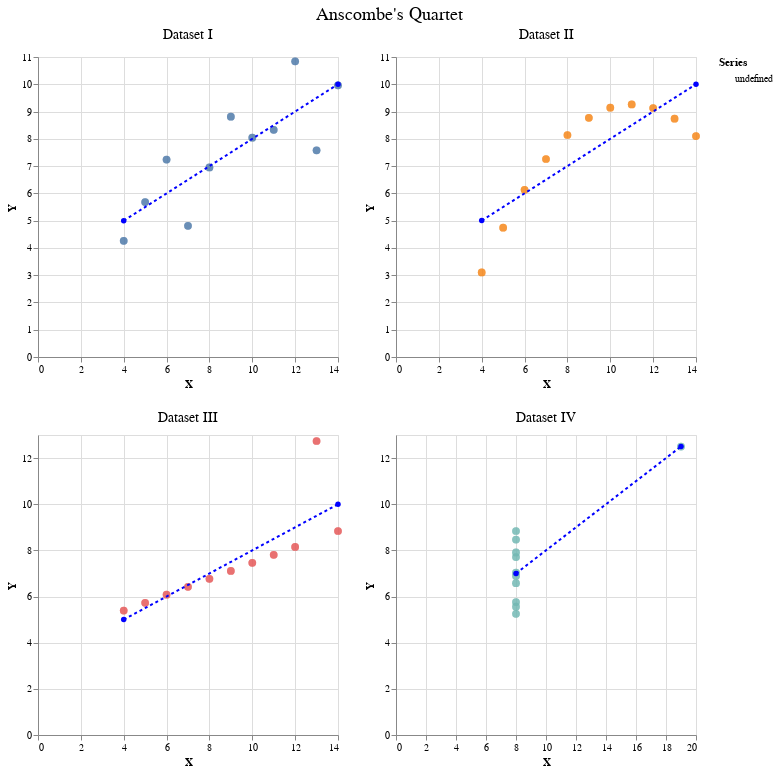

This figure's notebook cell:
### Code cell
import altair as alt
from vega_datasets import data
import pandas as pd

source = data.anscombe().copy()
source['line-label'] = 'x=y'
source = pd.concat([source,source.groupby('Series').agg(x_diff=('X','diff'), y_diff=('Y','diff'))],axis=1)
source['rate'] = source.y_diff/source.x_diff
source['rate-label'] = 'line y=x'

import altair as alt
from vega_datasets import data
import pandas as pd

source = data.anscombe().copy()
source['line-label'] = 'x=y'
source = pd.concat([source,source.groupby('Series').agg(x_diff=('X','diff'), y_diff=('Y','diff'))],axis=1)
source['rate'] = source.y_diff/source.x_diff
source['rate-label'] = 'line y=x'

 
source.loc[source['Series']=='I', 'Series'] = 'Dataset I'
source.loc[source['Series']=='II', 'Series'] = 'Dataset II'
source.loc[source['Series']=='III', 'Series'] = 'Dataset III'
source.loc[source['Series']=='IV', 'Series'] = 'Dataset IV'

source_linear = source.groupby(by=['Series']).agg(x_linear=('X','max'), y_linear=('X', 'max')).reset_index().sort_values(by=['Series'])

source_origin = source_linear.copy()
source_origin['y_linear'] = 0
source_origin['x_linear'] = 0

source_linear = pd.concat([source_origin,source_linear]).sort_values(by=['Series'])

source = source.merge(source_linear,on='Series').drop_duplicates()

scatter = alt.Chart(source).mark_circle(size=60, opacity=0.60).encode(
    x='X:Q',
    y='Y:Q', color='Series:N'
 #   tooltip=['X','Y','rate']
)


reg= scatter.transform_regression('X','Y').mark_line(strokeDash=[3,3]).encode(
 shape = alt.Shape('Series:N'),
    color = alt.value('blue')
)

scatterA = (scatter + reg).properties(
    title='') 

alt.layer(scatterA).facet(
  alt.Column( 'Series:N',title=None, header=alt.Header(labelFontSize=14))
).properties(title='Anscombe\'s Quartet', 
    columns=2
).resolve_scale(
    x='independent',
    y='independent'
).configure_title(fontWeight='normal',fontSize=18, anchor='middle')

### Figure 1 — Vega-Lite specification as saved in the notebook (floating-point values rounded to 4 significant figures)
{"config": {"view": {"continuousWidth": 300, "continuousHeight": 300}, "title": {"anchor": "middle", "fontSize": 18, "fontWeight": "normal"}}, "data": {"name": "data-f5fc245e00c0f1d8c4b9d735e42d705b"}, "facet": {"field": "Series", "header": {"labelFontSize": 14}, "title": null, "type": "nominal"}, "spec": {"layer": [{"layer": [{"mark": {"type": "circle", "opacity": 0.6, "size": 60}, "encoding": {"color": {"field": "Series", "type": "nominal"}, "x": {"field": "X", "type": "quantitative"}, "y": {"field": "Y", "type": "quantitative"}}}, {"mark": {"type": "line", "strokeDash": [3, 3]}, "encoding": {"color": {"value": "blue"}, "shape": {"field": "Series", "type": "nominal"}, "x": {"field": "X", "type": "quantitative"}, "y": {"field": "Y", "type": "quantitative"}}, "transform": [{"on": "X", "regression": "Y"}]}], "title": ""}]}, "columns": 2, "resolve": {"scale": {"x": "independent", "y": "independent"}}, "title": "Anscombe's Quartet", "$schema": "https://vega.github.io/schema/vega-lite/v5.20.1.json", "datasets": {"data-f5fc245e00c0f1d8c4b9d735e42d705b": [{"Series": "Dataset I", "X": 10, "Y": 8.04, "line-label": "x=y", "x_diff": null, "y_diff": null, "rate": null, "rate-label": "line y=x", "x_linear": 0, "y_linear": 0}, {"Series": "Dataset I", "X": 10, "Y": 8.04, "line-label": "x=y", "x_diff": null, "y_diff": null, "rate": null, "rate-label": "line y=x", "x_linear": 14, "y_linear": 14}, {"Series": "Dataset I", "X": 8, "Y": 6.95, "line-label": "x=y", "x_diff": -2.0, "y_diff": -1.09, "rate": 0.545, "rate-label": "line y=x", "x_linear": 0, "y_linear": 0}, {"Series": "Dataset I", "X": 8, "Y": 6.95, "line-label": "x=y", "x_diff": -2.0, "y_diff": -1.09, "rate": 0.545, "rate-label": "line y=x", "x_linear": 14, "y_linear": 14}, {"Series": "Dataset I", "X": 13, "Y": 7.58, "line-label": "x=y", "x_diff": 5.0, "y_diff": 0.63, "rate": 0.126, "rate-label": "line y=x", "x_linear": 0, "y_linear": 0}, {"Series": "Dataset I", "X": 13, "Y": 7.58, "line-label": "x=y", "x_diff": 5.0, "y_diff": 0.63, "rate": 0.126, "rate-label": "line y=x", "x_linear": 14, "y_linear": 14}, {"Series": "Dataset I", "X": 9, "Y": 8.81, "line-label": "x=y", "x_diff": -4.0, "y_diff": 1.23, "rate": -0.3075, "rate-label": "line y=x", "x_linear": 0, "y_linear": 0}, {"Series": "Dataset I", "X": 9, "Y": 8.81, "line-label": "x=y", "x_diff": -4.0, "y_diff": 1.23, "rate": -0.3075, "rate-label": "line y=x", "x_linear": 14, "y_linear": 14}, {"Series": "Dataset I", "X": 11, "Y": 8.33, "line-label": "x=y", "x_diff": 2.0, "y_diff": -0.48, "rate": -0.24, "rate-label": "line y=x", "x_linear": 0, "y_linear": 0}, {"Series": "Dataset I", "X": 11, "Y": 8.33, "line-label": "x=y", "x_diff": 2.0, "y_diff": -0.48, "rate": -0.24, "rate-label": "line y=x", "x_linear": 14, "y_linear": 14}, {"Series": "Dataset I", "X": 14, "Y": 9.96, "line-label": "x=y", "x_diff": 3.0, "y_diff": 1.63, "rate": 0.5433, "rate-label": "line y=x", "x_linear": 0, "y_linear": 0}, {"Series": "Dataset I", "X": 14, "Y": 9.96, "line-label": "x=y", "x_diff": 3.0, "y_diff": 1.63, "rate": 0.5433, "rate-label": "line y=x", "x_linear": 14, "y_linear": 14}, {"Series": "Dataset I", "X": 6, "Y": 7.24, "line-label": "x=y", "x_diff": -8.0, "y_diff": -2.72, "rate": 0.34, "rate-label": "line y=x", "x_linear": 0, "y_linear": 0}, {"Series": "Dataset I", "X": 6, "Y": 7.24, "line-label": "x=y", "x_diff": -8.0, "y_diff": -2.72, "rate": 0.34, "rate-label": "line y=x", "x_linear": 14, "y_linear": 14}, {"Series": "Dataset I", "X": 4, "Y": 4.26, "line-label": "x=y", "x_diff": -2.0, "y_diff": -2.98, "rate": 1.49, "rate-label": "line y=x", "x_linear": 0, "y_linear": 0}, {"Series": "Dataset I", "X": 4, "Y": 4.26, "line-label": "x=y", "x_diff": -2.0, "y_diff": -2.98, "rate": 1.49, "rate-label": "line y=x", "x_linear": 14, "y_linear": 14}, {"Series": "Dataset I", "X": 12, "Y": 10.84, "line-label": "x=y", "x_diff": 8.0, "y_diff": 6.58, "rate": 0.8225, "rate-label": "line y=x", "x_linear": 0, "y_linear": 0}, {"Series": "Dataset I", "X": 12, "Y": 10.84, "line-label": "x=y", "x_diff": 8.0, "y_diff": 6.58, "rate": 0.8225, "rate-label": "line y=x", "x_linear": 14, "y_linear": 14}, {"Series": "Dataset I", "X": 7, "Y": 4.81, "line-label": "x=y", "x_diff": -5.0, "y_diff": -6.03, "rate": 1.206, "rate-label": "line y=x", "x_linear": 0, "y_linear": 0}, {"Series": "Dataset I", "X": 7, "Y": 4.81, "line-label": "x=y", "x_diff": -5.0, "y_diff": -6.03, "rate": 1.206, "rate-label": "line y=x", "x_linear": 14, "y_linear": 14}, {"Series": "Dataset I", "X": 5, "Y": 5.68, "line-label": "x=y", "x_diff": -2.0, "y_diff": 0.87, "rate": -0.435, "rate-label": "line y=x", "x_linear": 0, "y_linear": 0}, {"Series": "Dataset I", "X": 5, "Y": 5.68, "line-label": "x=y", "x_diff": -2.0, "y_diff": 0.87, "rate": -0.435, "rate-label": "line y=x", "x_linear": 14, "y_linear": 14}, {"Series": "Dataset II", "X": 10, "Y": 9.14, "line-label": "x=y", "x_diff": null, "y_diff": null, "rate": null, "rate-label": "line y=x", "x_linear": 0, "y_linear": 0}, {"Series": "Dataset II", "X": 10, "Y": 9.14, "line-label": "x=y", "x_diff": null, "y_diff": null, "rate": null, "rate-label": "line y=x", "x_linear": 14, "y_linear": 14}, {"Series": "Dataset II", "X": 8, "Y": 8.14, "line-label": "x=y", "x_diff": -2.0, "y_diff": -1.0, "rate": 0.5, "rate-label": "line y=x", "x_linear": 0, "y_linear": 0}, {"Series": "Dataset II", "X": 8, "Y": 8.14, "line-label": "x=y", "x_diff": -2.0, "y_diff": -1.0, "rate": 0.5, "rate-label": "line y=x", "x_linear": 14, "y_linear": 14}, {"Series": "Dataset II", "X": 13, "Y": 8.74, "line-label": "x=y", "x_diff": 5.0, "y_diff": 0.6, "rate": 0.12, "rate-label": "line y=x", "x_linear": 0, "y_linear": 0}, {"Series": "Dataset II", "X": 13, "Y": 8.74, "line-label": "x=y", "x_diff": 5.0, "y_diff": 0.6, "rate": 0.12, "rate-label": "line y=x", "x_linear": 14, "y_linear": 14}, {"Series": "Dataset II", "X": 9, "Y": 8.77, "line-label": "x=y", "x_diff": -4.0, "y_diff": 0.03, "rate": -0.0075, "rate-label": "line y=x", "x_linear": 0, "y_linear": 0}, {"Series": "Dataset II", "X": 9, "Y": 8.77, "line-label": "x=y", "x_diff": -4.0, "y_diff": 0.03, "rate": -0.0075, "rate-label": "line y=x", "x_linear": 14, "y_linear": 14}, {"Series": "Dataset II", "X": 11, "Y": 9.26, "line-label": "x=y", "x_diff": 2.0, "y_diff": 0.49, "rate": 0.245, "rate-label": "line y=x", "x_linear": 0, "y_linear": 0}, {"Series": "Dataset II", "X": 11, "Y": 9.26, "line-label": "x=y", "x_diff": 2.0, "y_diff": 0.49, "rate": 0.245, "rate-label": "line y=x", "x_linear": 14, "y_linear": 14}, {"Series": "Dataset II", "X": 14, "Y": 8.1, "line-label": "x=y", "x_diff": 3.0, "y_diff": -1.16, "rate": -0.3867, "rate-label": "line y=x", "x_linear": 0, "y_linear": 0}, {"Series": "Dataset II", "X": 14, "Y": 8.1, "line-label": "x=y", "x_diff": 3.0, "y_diff": -1.16, "rate": -0.3867, "rate-label": "line y=x", "x_linear": 14, "y_linear": 14}, {"Series": "Dataset II", "X": 6, "Y": 6.13, "line-label": "x=y", "x_diff": -8.0, "y_diff": -1.97, "rate": 0.2462, "rate-label": "line y=x", "x_linear": 0, "y_linear": 0}, {"Series": "Dataset II", "X": 6, "Y": 6.13, "line-label": "x=y", "x_diff": -8.0, "y_diff": -1.97, "rate": 0.2462, "rate-label": "line y=x", "x_linear": 14, "y_linear": 14}, {"Series": "Dataset II", "X": 4, "Y": 3.1, "line-label": "x=y", "x_diff": -2.0, "y_diff": -3.03, "rate": 1.515, "rate-label": "line y=x", "x_linear": 0, "y_linear": 0}, {"Series": "Dataset II", "X": 4, "Y": 3.1, "line-label": "x=y", "x_diff": -2.0, "y_diff": -3.03, "rate": 1.515, "rate-label": "line y=x", "x_linear": 14, "y_linear": 14}, {"Series": "Dataset II", "X": 12, "Y": 9.13, "line-label": "x=y", "x_diff": 8.0, "y_diff": 6.03, "rate": 0.7538, "rate-label": "line y=x", "x_linear": 0, "y_linear": 0}, {"Series": "Dataset II", "X": 12, "Y": 9.13, "line-label": "x=y", "x_diff": 8.0, "y_diff": 6.03, "rate": 0.7538, "rate-label": "line y=x", "x_linear": 14, "y_linear": 14}, {"Series": "Dataset II", "X": 7, "Y": 7.26, "line-label": "x=y", "x_diff": -5.0, "y_diff": -1.87, "rate": 0.374, "rate-label": "line y=x", "x_linear": 0, "y_linear": 0}, {"Series": "Dataset II", "X": 7, "Y": 7.26, "line-label": "x=y", "x_diff": -5.0, "y_diff": -1.87, "rate": 0.374, "rate-label": "line y=x", "x_linear": 14, "y_linear": 14}, {"Series": "Dataset II", "X": 5, "Y": 4.74, "line-label": "x=y", "x_diff": -2.0, "y_diff": -2.52, "rate": 1.26, "rate-label": "line y=x", "x_linear": 0, "y_linear": 0}, {"Series": "Dataset II", "X": 5, "Y": 4.74, "line-label": "x=y", "x_diff": -2.0, "y_diff": -2.52, "rate": 1.26, "rate-label": "line y=x", "x_linear": 14, "y_linear": 14}, {"Series": "Dataset III", "X": 10, "Y": 7.46, "line-label": "x=y", "x_diff": null, "y_diff": null, "rate": null, "rate-label": "line y=x", "x_linear": 0, "y_linear": 0}, {"Series": "Dataset III", "X": 10, "Y": 7.46, "line-label": "x=y", "x_diff": null, "y_diff": null, "rate": null, "rate-label": "line y=x", "x_linear": 14, "y_linear": 14}, {"Series": "Dataset III", "X": 8, "Y": 6.77, "line-label": "x=y", "x_diff": -2.0, "y_diff": -0.69, "rate": 0.345, "rate-label": "line y=x", "x_linear": 0, "y_linear": 0}, {"Series": "Dataset III", "X": 8, "Y": 6.77, "line-label": "x=y", "x_diff": -2.0, "y_diff": -0.69, "rate": 0.345, "rate-label": "line y=x", "x_linear": 14, "y_linear": 14}, {"Series": "Dataset III", "X": 13, "Y": 12.74, "line-label": "x=y", "x_diff": 5.0, "y_diff": 5.97, "rate": 1.194, "rate-label": "line y=x", "x_linear": 0, "y_linear": 0}, {"Series": "Dataset III", "X": 13, "Y": 12.74, "line-label": "x=y", "x_diff": 5.0, "y_diff": 5.97, "rate": 1.194, "rate-label": "line y=x", "x_linear": 14, "y_linear": 14}, {"Series": "Dataset III", "X": 9, "Y": 7.11, "line-label": "x=y", "x_diff": -4.0, "y_diff": -5.63, "rate": 1.407, "rate-label": "line y=x", "x_linear": 0, "y_linear": 0}, {"Series": "Dataset III", "X": 9, "Y": 7.11, "line-label": "x=y", "x_diff": -4.0, "y_diff": -5.63, "rate": 1.407, "rate-label": "line y=x", "x_linear": 14, "y_linear": 14}, {"Series": "Dataset III", "X": 11, "Y": 7.81, "line-label": "x=y", "x_diff": 2.0, "y_diff": 0.7, "rate": 0.35, "rate-label": "line y=x", "x_linear": 0, "y_linear": 0}, {"Series": "Dataset III", "X": 11, "Y": 7.81, "line-label": "x=y", "x_diff": 2.0, "y_diff": 0.7, "rate": 0.35, "rate-label": "line y=x", "x_linear": 14, "y_linear": 14}, {"Series": "Dataset III", "X": 14, "Y": 8.84, "line-label": "x=y", "x_diff": 3.0, "y_diff": 1.03, "rate": 0.3433, "rate-label": "line y=x", "x_linear": 0, "y_linear": 0}, {"Series": "Dataset III", "X": 14, "Y": 8.84, "line-label": "x=y", "x_diff": 3.0, "y_diff": 1.03, "rate": 0.3433, "rate-label": "line y=x", "x_linear": 14, "y_linear": 14}, {"Series": "Dataset III", "X": 6, "Y": 6.08, "line-label": "x=y", "x_diff": -8.0, "y_diff": -2.76, "rate": 0.345, "rate-label": "line y=x", "x_linear": 0, "y_linear": 0}, {"Series": "Dataset III", "X": 6, "Y": 6.08, "line-label": "x=y", "x_diff": -8.0, "y_diff": -2.76, "rate": 0.345, "rate-label": "line y=x", "x_linear": 14, "y_linear": 14}, {"Series": "Dataset III", "X": 4, "Y": 5.39, "line-label": "x=y", "x_diff": -2.0, "y_diff": -0.69, "rate": 0.345, "rate-label": "line y=x", "x_linear": 0, "y_linear": 0}, {"Series": "Dataset III", "X": 4, "Y": 5.39, "line-label": "x=y", "x_diff": -2.0, "y_diff": -0.69, "rate": 0.345, "rate-label": "line y=x", "x_linear": 14, "y_linear": 14}, {"Series": "Dataset III", "X": 12, "Y": 8.15, "line-label": "x=y", "x_diff": 8.0, "y_diff": 2.76, "rate": 0.345, "rate-label": "line y=x", "x_linear": 0, "y_linear": 0}, {"Series": "Dataset III", "X": 12, "Y": 8.15, "line-label": "x=y", "x_diff": 8.0, "y_diff": 2.76, "rate": 0.345, "rate-label": "line y=x", "x_linear": 14, "y_linear": 14}, {"Series": "Dataset III", "X": 7, "Y": 6.42, "line-label": "x=y", "x_diff": -5.0, "y_diff": -1.73, "rate": 0.346, "rate-label": "line y=x", "x_linear": 0, "y_linear": 0}, {"Series": "Dataset III", "X": 7, "Y": 6.42, "line-label": "x=y", "x_diff": -5.0, "y_diff": -1.73, "rate": 0.346, "rate-label": "line y=x", "x_linear": 14, "y_linear": 14}, {"Series": "Dataset III", "X": 5, "Y": 5.73, "line-label": "x=y", "x_diff": -2.0, "y_diff": -0.69, "rate": 0.345, "rate-label": "line y=x", "x_linear": 0, "y_linear": 0}, {"Series": "Dataset III", "X": 5, "Y": 5.73, "line-label": "x=y", "x_diff": -2.0, "y_diff": -0.69, "rate": 0.345, "rate-label": "line y=x", "x_linear": 14, "y_linear": 14}, {"Series": "Dataset IV", "X": 8, "Y": 6.58, "line-label": "x=y", "x_diff": null, "y_diff": null, "rate": null, "rate-label": "line y=x", "x_linear": 0, "y_linear": 0}, {"Series": "Dataset IV", "X": 8, "Y": 6.58, "line-label": "x=y", "x_diff": null, "y_diff": null, "rate": null, "rate-label": "line y=x", "x_linear": 19, "y_linear": 19}, {"Series": "Dataset IV", "X": 8, "Y": 5.76, "line-label": "x=y", "x_diff": 0.0, "y_diff": -0.82, "rate": null, "rate-label": "line y=x", "x_linear": 0, "y_linear": 0}, {"Series": "Dataset IV", "X": 8, "Y": 5.76, "line-label": "x=y", "x_diff": 0.0, "y_diff": -0.82, "rate": null, "rate-label": "line y=x", "x_linear": 19, "y_linear": 19}, {"Series": "Dataset IV", "X": 8, "Y": 7.71, "line-label": "x=y", "x_diff": 0.0, "y_diff": 1.95, "rate": null, "rate-label": "line y=x", "x_linear": 0, "y_linear": 0}, {"Series": "Dataset IV", "X": 8, "Y": 7.71, "line-label": "x=y", "x_diff": 0.0, "y_diff": 1.95, "rate": null, "rate-label": "line y=x", "x_linear": 19, "y_linear": 19}, {"Series": "Dataset IV", "X": 8, "Y": 8.84, "line-label": "x=y", "x_diff": 0.0, "y_diff": 1.13, "rate": null, "rate-label": "line y=x", "x_linear": 0, "y_linear": 0}, {"Series": "Dataset IV", "X": 8, "Y": 8.84, "line-label": "x=y", "x_diff": 0.0, "y_diff": 1.13, "rate": null, "rate-label": "line y=x", "x_linear": 19, "y_linear": 19}, {"Series": "Dataset IV", "X": 8, "Y": 8.47, "line-label": "x=y", "x_diff": 0.0, "y_diff": -0.37, "rate": null, "rate-label": "line y=x", "x_linear": 0, "y_linear": 0}, {"Series": "Dataset IV", "X": 8, "Y": 8.47, "line-label": "x=y", "x_diff": 0.0, "y_diff": -0.37, "rate": null, "rate-label": "line y=x", "x_linear": 19, "y_linear": 19}, {"Series": "Dataset IV", "X": 8, "Y": 7.04, "line-label": "x=y", "x_diff": 0.0, "y_diff": -1.43, "rate": null, "rate-label": "line y=x", "x_linear": 0, "y_linear": 0}, {"Series": "Dataset IV", "X": 8, "Y": 7.04, "line-label": "x=y", "x_diff": 0.0, "y_diff": -1.43, "rate": null, "rate-label": "line y=x", "x_linear": 19, "y_linear": 19}, {"Series": "Dataset IV", "X": 8, "Y": 5.25, "line-label": "x=y", "x_diff": 0.0, "y_diff": -1.79, "rate": null, "rate-label": "line y=x", "x_linear": 0, "y_linear": 0}, {"Series": "Dataset IV", "X": 8, "Y": 5.25, "line-label": "x=y", "x_diff": 0.0, "y_diff": -1.79, "rate": null, "rate-label": "line y=x", "x_linear": 19, "y_linear": 19}, {"Series": "Dataset IV", "X": 19, "Y": 12.5, "line-label": "x=y", "x_diff": 11.0, "y_diff": 7.25, "rate": 0.6591, "rate-label": "line y=x", "x_linear": 0, "y_linear": 0}, {"Series": "Dataset IV", "X": 19, "Y": 12.5, "line-label": "x=y", "x_diff": 11.0, "y_diff": 7.25, "rate": 0.6591, "rate-label": "line y=x", "x_linear": 19, "y_linear": 19}, {"Series": "Dataset IV", "X": 8, "Y": 5.56, "line-label": "x=y", "x_diff": -11.0, "y_diff": -6.94, "rate": 0.6309, "rate-label": "line y=x", "x_linear": 0, "y_linear": 0}, {"Series": "Dataset IV", "X": 8, "Y": 5.56, "line-label": "x=y", "x_diff": -11.0, "y_diff": -6.94, "rate": 0.6309, "rate-label": "line y=x", "x_linear": 19, "y_linear": 19}, {"Series": "Dataset IV", "X": 8, "Y": 7.91, "line-label": "x=y", "x_diff": 0.0, "y_diff": 2.35, "rate": null, "rate-label": "line y=x", "x_linear": 0, "y_linear": 0}, {"Series": "Dataset IV", "X": 8, "Y": 7.91, "line-label": "x=y", "x_diff": 0.0, "y_diff": 2.35, "rate": null, "rate-label": "line y=x", "x_linear": 19, "y_linear": 19}, {"Series": "Dataset IV", "X": 8, "Y": 6.89, "line-label": "x=y", "x_diff": 0.0, "y_diff": -1.02, "rate": null, "rate-label": "line y=x", "x_linear": 0, "y_linear": 0}, {"Series": "Dataset IV", "X": 8, "Y": 6.89, "line-label": "x=y", "x_diff": 0.0, "y_diff": -1.02, "rate": null, "rate-label": "line y=x", "x_linear": 19, "y_linear": 19}]}}
